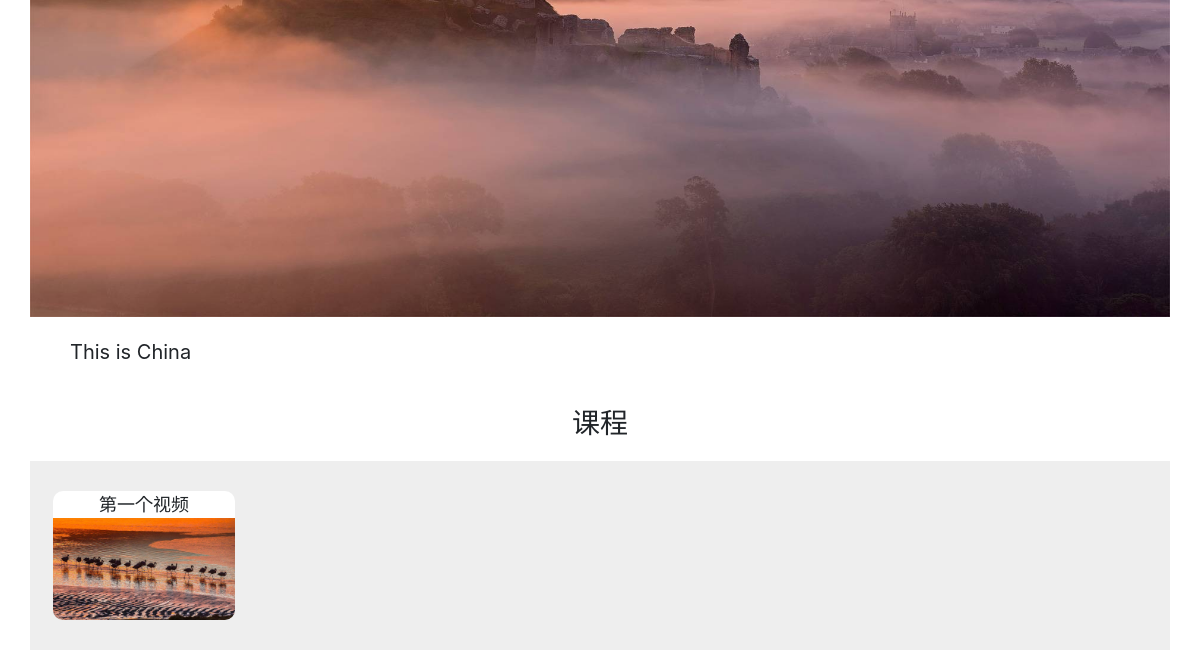
Before: / (lower part) with the older database file.
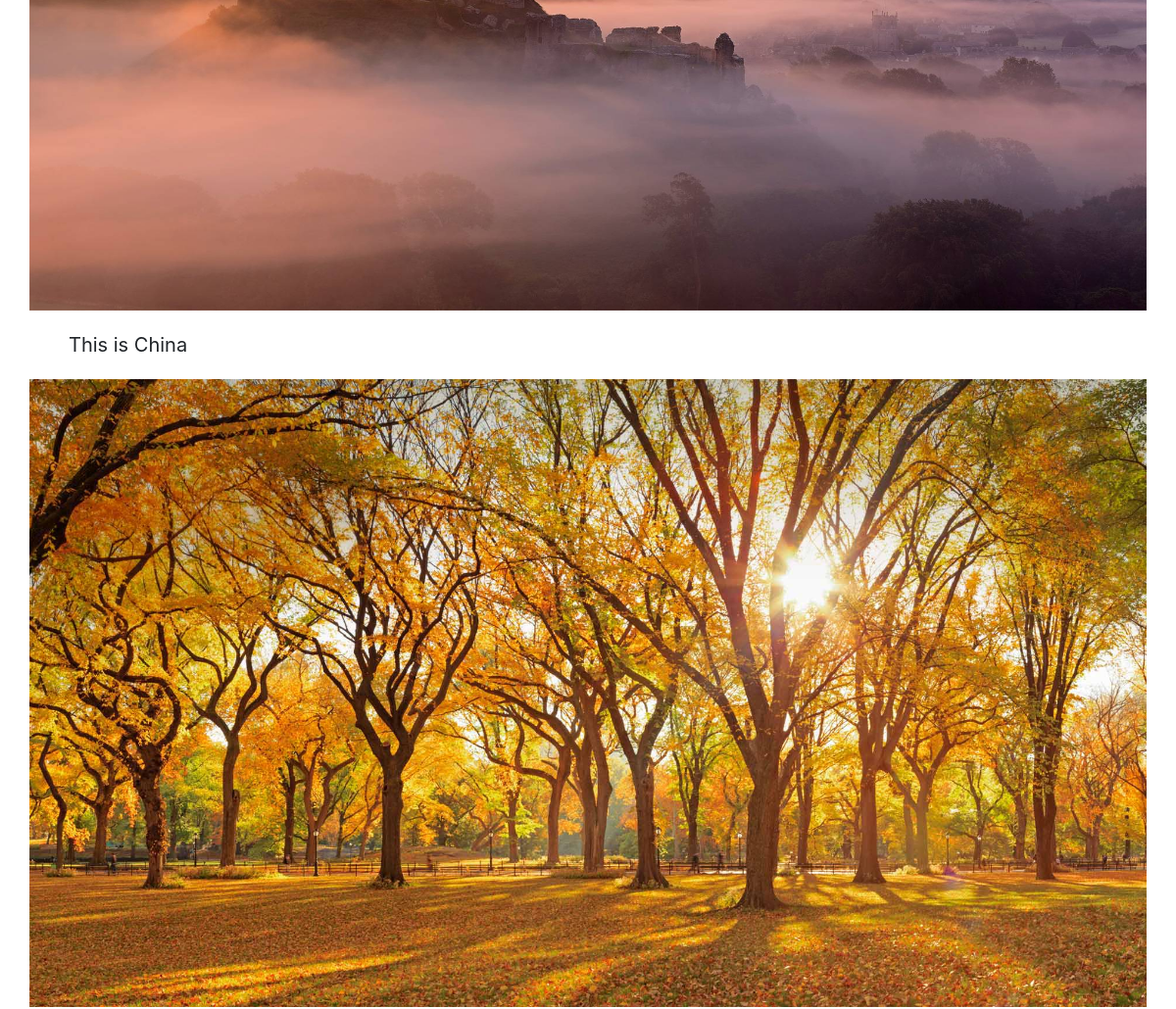
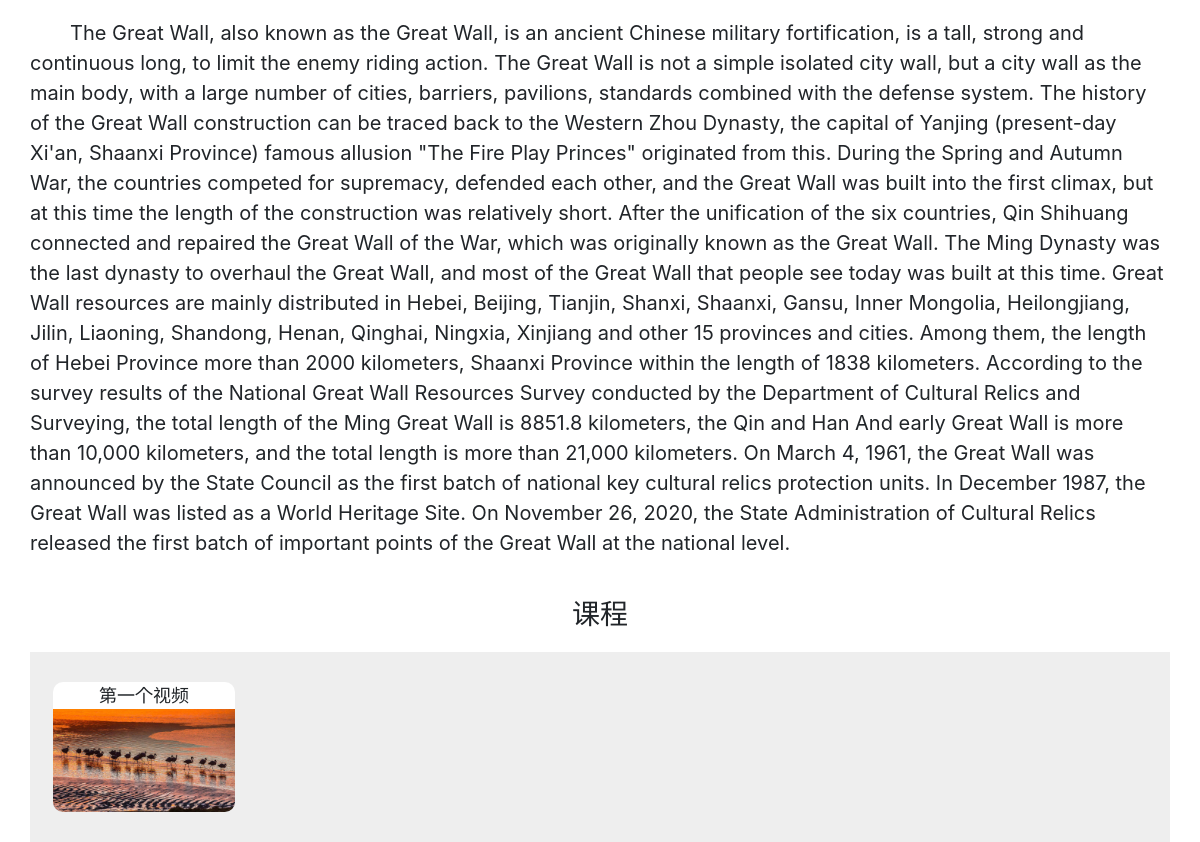
After: the same page with the newer database file (2 pictures, top to bottom).
### video/models.py (models this page shows)
class Desc(models.Model):
    pic = models.ImageField(verbose_name=_("图片"), help_text=_("图片"), upload_to='pic')
    desc = models.TextField(verbose_name=_("图片介绍"), help_text=_("图片介绍"))
    is_show = models.BooleanField(verbose_name=_("是否展示"), help_text=_("是否展示"), default=True)
    class Meta:
        verbose_name = _("展示介绍")
        verbose_name_plural = verbose_name

class Video(models.Model):
    video = models.FileField(verbose_name=_("视频"), help_text=_("视频"), upload_to="video")
    video_pic = models.ImageField(verbose_name=_("视频封面"), help_text=_("视频封面"), upload_to='pic')
    video_desc = models.TextField(verbose_name=_("视频介绍"), help_text=_("视频介绍"))
    is_show = models.BooleanField(verbose_name=_("是否展示"), help_text=_("是否展示"), default=True)
    class Meta:
        verbose_name = _("视频管理")
        verbose_name_plural = verbose_name

### video/views.py (the view)
# urls.py: path('', home_view),
def home_view(request):
    desc = Desc.objects.all()
    video = Video.objects.all()
    if 'name' in request.COOKIES:
        name = request.COOKIES['name']
        return render(request, 'video/home.html', {"name": name, "desc": desc, "video": video})
    else:
        return render(request, 'video/home.html', {"desc": desc, "video": video})

### video/templates/video/home.html (shortened to what this page needs)
{% extends "video/base.html" %}
{% load i18n %}
{% block content %}
    {% for d in desc %}
        <div style="width:100%">
            <div style="width:100%"><img src="{{ d.pic.url }}" style="width:100%;-webkit-user-drag: none;"></div>
            <p style="text-indent: 2em;margin:20px 0;font-size:20px">{{ d.desc }}</p>
        </div>
    {% endfor %}
    <h3 style="text-align:center;margin:20px 0;width:100%" id="cour">{% trans "课程" %}</h3>
    <div style="width:100%;background-color:#eee;padding:20px 0">
        {% for v in video %}
            <div style="width:18%;padding:10px 1%;margin:0 1%;">
                <div style="font-size:18px;text-align:center;background-color:white;border-top-left-radius:10px;border-top-right-radius:10px">{{ v.video_desc }}</div>
                <div style="width:100%;"><a href="{{ v.id }}">
                    <img src="{{ v.video_pic.url }}" style="width:100%;border-bottom-right-radius:10px;border-bottom-left-radius:10px "></a>
                </div>
            </div>
        {% endfor %}
    </div>
{% endblock %}

### video/templates/video/base.html (shortened to what this page needs)
{% load i18n %}
<!DOCTYPE html>
<html lang="en">
<head>
    <link rel="stylesheet" href="https://stackpath.bootstrapcdn.com/bootstrap/4.4.1/css/bootstrap.min.css"
>
</head>
<body>
<br>
<main role="main" class="container">
    <div class="row">
            {% block content %}
            {% endblock %}
    </div>
</main>
</html>

Changed rows visible on the page:
added Desc: pic (picture), desc "The Great Wall, also known as the Great Wall, is an ancient Chinese military fortification, is a tall, strong and continuous long, to limit the enemy riding action. The Great Wall is not a simple isolated city wall, but a city wall as the main body, with a large number of cities, barriers, pavilions, standards combined with the defense system. The history of the Great Wall construction can be traced back to the Western Zhou Dynasty, the capital of Yanjing (present-day Xi'an, Shaanxi Province) famous allusion \"The Fire Play Princes\" originated from this. During the Spring and Autumn War, the countries competed for supremacy, defended each other, and the Great Wall was built into the first…"
